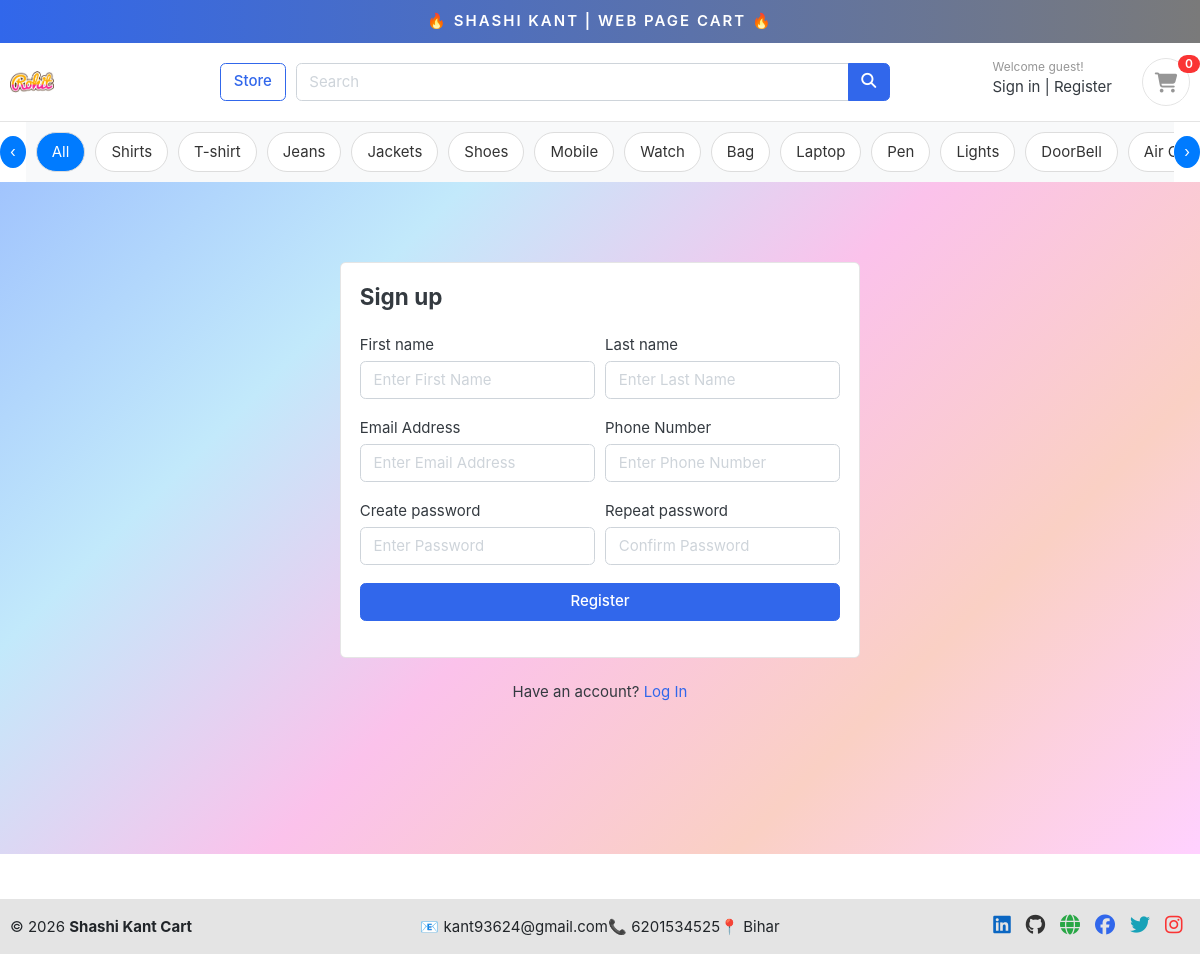
Page /accounts/register/ on the committed database.
### category/models.py (models this page shows, shortened)
class Category(models.Model):
    category_name = models.CharField(max_length=100,unique=True)
    slug = models.SlugField(max_length=100, unique=True)
    description = models.TextField(max_length=255,blank=True)
    cat_image = models.ImageField(upload_to='photos/categories', blank=True)
    class Meta:
        verbose_name = 'category'
        verbose_name_plural = 'categories'
    def get_url(self):
            return reverse("products_by_category",args=[self.slug])

### accounts/views.py (the view, shortened to what this page needs)
# urls.py: path('register/',views.register,name='register'),
def register(request):
    form = RegistrationForm()
    return render(request, 'accounts/register.html', {'form': form})

### accounts/forms.py (shortened to what this page needs)
class RegistrationForm(forms.ModelForm):
    password = forms.CharField(widget=forms.PasswordInput(attrs={
        'placeholder':'Enter Password',
        'class' : 'form-control',
    }))
    confirm_password = forms.CharField(widget=forms.PasswordInput(attrs={
        'placeholder':'Confirm Password'
    }))
    class Meta:
        model = Account
        fields = ['first_name', 'last_name', 'phone_number', 'email', 'password']
    def __init__(self, *args, **kwargs):
        super(RegistrationForm, self).__init__(*args, **kwargs)
        self.fields['first_name'].widget.attrs['placeholder'] = 'Enter First Name'
        self.fields['last_name'].widget.attrs['placeholder'] = 'Enter Last Name'
        self.fields['phone_number'].widget.attrs['placeholder'] = 'Enter Phone Number'
        self.fields['email'].widget.attrs['placeholder'] = 'Enter Email Address'
        for field in self.fields:
            self.fields[field].widget.attrs['class'] = 'form-control'

### carts/context_processors.py (called while the page is built)
def counter(request):
    cart_count = 0
    if 'admin' in request.path:
        return {}
    else:
        try:
            cart = Cart.objects.filter(cart_id=_cart_id(request))
            if request.user.is_authenticated:
                cart_items = CartItem.objects.all().filter(user=request.user)
            else:
                cart_items = CartItem.objects.all().filter(cart=cart[:1])
            for cart_item in cart_items:
                cart_count += cart_item.quantity
        except Cart.DoesNotExist:
            cart_count = 0
    return dict(cart_count=cart_count)

### carts/views.py (called while the page is built)
def _cart_id(request):
    if not request.session.session_key:
        request.session.create()
    return request.session.session_key

### category/context_processors.py (called while the page is built)
def menu_links(request):
    links = Category.objects.all()
    return dict(links=links)

### templates/accounts/register.html (shortened to what this page needs)
{% extends 'base.html' %}
{% block content %}
<section class="section-content padding-y"
style="min-height:84vh;
background: linear-gradient(135deg, #a1c4fd, #c2e9fb, #fbc2eb, #fad0c4, #ffd1ff);">
    <div class="card mx-auto" style="max-width:520px; margin-top:40px;">
      <article class="card-body">
        <header class="mb-4">
          <h4 class="card-title">Sign up</h4>
        </header>
        <form action="{% url 'register' %}" method="POST">
          <div class="form-row">
            <div class="col form-group">
              <label>First name</label>
                {{ form.first_name }}
            </div>
            <div class="col form-group">
              <label>Last name</label>
                {{ form.last_name}}
            </div>
          </div>
          <div class="form-row">
            <div class="form-group col-md-6">
              <label>Email Address</label>
                {{ form.email }}
            </div>
            <div class="form-group col-md-6">
              <label>Phone Number</label>
                {{form.phone_number}}
            </div>
          </div>
          <div class="form-row">
            <div class="form-group col-md-6">
              <label>Create password</label>
                {{ form.password }}
            </div>
            <div class="form-group col-md-6">
              <label>Repeat password</label>
                {{ form.confirm_password }}
            </div>
          </div>
          <div class="form-group">
            <button type="submit" class="btn btn-primary btn-block">
              Register
            </button>
          </div>
        </form>
      </article>
    </div>
    <p class="text-center mt-4">
      Have an account? <a href="{% url 'login' %}">Log In</a>
    </p>
    <br><br>
    </section>
{% endblock %}

### templates/includes/navbar.html (shortened to what this page needs)
{% load static %}
<div class="container-fluid" style="text-align:center;background-image: linear-gradient(to right, #3167EB , #7A7A7A);padding:10px;font-weight: 600;position:sticky;top:0;z-index:999;">
<a href="#" style="color: white;text-transform: uppercase;letter-spacing: 2px;"><span>&#x1F525</span> Shashi Kant  | Web Page Cart <span>&#x1F525</span></a>
</div>
<header class="section-header">
<section class="header-main border-bottom">
  <div class="container">
<div class="row align-items-center">
  <div class="col-lg-2 col-md-3 col-6">
    <a href="{% url 'home' %}" class="brand-wrap">
      <img class="logo" src="{% static 'images/items/102.jpg' %}">
    </a>
  </div>
  <a href="{% url 'store' %}" class="btn btn-outline-primary">Store</a>
  <div class="col-lg  col-md-6 col-sm-12 col">
    <form action="{% url 'search' %}" class="search" method='GET'>
      <div class="input-group w-100">
          <input type="text" class="form-control" style="width:60%;" placeholder="Search" name="keyword" required>
          <div class="input-group-append">
            <button class="btn btn-primary" type="submit">
              <i class="fa fa-search"></i>
            </button>
          </div>
        </div>
    </form>
  </div>
  <div class="col-lg-3 col-sm-6 col-8 order-2 order-lg-3">
        <div class="d-flex justify-content-end mb-3 mb-lg-0">
          {% if user.id is None %}
          <div class="widget-header">
            <small class="title text-muted">Welcome guest!</small>
            <div>
              <a href="{% url 'login' %}">Sign in</a> <span class="dark-transp"> | </span>
              <a href="{% url 'register' %}"> Register</a>
            </div>
          </div>
          {% endif %}
          <a href="{% url 'cart' %}" class="widget-header pl-3 ml-3">
            <div class="icon icon-sm rounded-circle border"><i class="fa fa-shopping-cart"></i></div>
            <span class="badge badge-pill badge-danger notify">{{cart_count}}</span>
          </a>
        </div>
      </div>
</div>
  </div>
</section>
<div class="cat-wrapper">
    <button class="scroll-btn left" onclick="scrollCat(-200)">‹</button>
    <div class="category-bar" id="catBar">
        <a href="{% url 'store' %}" class="cat-item active">All</a>
        {% for category in links %}
            <a href="{{ category.get_url }}" class="cat-item">
                {{ category.category_name }}
            </a>
        {% endfor %}
    </div>
    <button class="scroll-btn right" onclick="scrollCat(200)">›</button>
</div>
</header>

### ecommerce2/static/css/ui.css (style rules this page uses)
html { font-family: "Inter", sans-serif; font-size: 15px; }
.icon-xs, .icon-sm, .icon-md, .icon-lg { display: inline-block; text-align: center; flex-shrink: 0; flex-grow: 0; }
.icon-sm { width: 48px; height: 48px; line-height: 48px !important; font-size: 20px; }
.padding-y { padding-top: 40px; padding-bottom: 40px; }
article:after, .form-group:after { display: block; clear: both; content: ""; }
.header-main { position: relative; padding-top: 1rem; padding-bottom: 1rem; }
.brand-wrap .logo, .navbar-brand .logo { margin-right: 7px; max-height: 42px; display: inline-block; }
.widget-header { display: inline-block; vertical-align: middle; position: relative; }
.widget-header a { color: #343a40; }
.widget-header i { color: #969696; }
.widget-header .title { display: block; }
.widget-header .notify { position: absolute; top: -3px; right: -10px; }
.notify { position: absolute; top: -4px; right: -10px; display: inline-block; padding: 0.25em 0.6em; font-size: 12px; line-height: 1; text-align: center; border-radius: 3rem; color: #fff; background-color: #fa3434; }

### templates/includes/navbar.html (style rules this page uses)
.cat-wrapper { display: flex; align-items: center; overflow: hidden; }
.category-bar { display: flex; gap: 10px; padding: 10px; background: #f8f9fa; overflow-x: auto; white-space: nowrap; scroll-behavior: smooth; flex: 1; }
.category-bar { -ms-overflow-style: none; scrollbar-width: none; }
.cat-item { flex: 0 0 auto; text-decoration: none; background: #fff; padding: 8px 15px; border-radius: 20px; border: 1px solid #ddd; color: #333; transition: 0.3s; }
.cat-item.active { background: #007bff; color: #fff; }
.scroll-btn { border: none; background: #007bff; color: white; padding: 5px 10px; cursor: pointer; border-radius: 50%; }

### rows in the picture
Category: category_name "Shirts"
Category: category_name "T-shirt"
Category: category_name "Jeans"
Category: category_name "Jackets"
Category: category_name "Shoes"
Category: category_name "Mobile"
Category: category_name "Watch"
Category: category_name "Bag"
Category: category_name "Laptop"
Category: category_name "Pen"
Category: category_name "Lights"
Category: category_name "DoorBell"
Category: category_name "Air…"

### other values in the picture
{{ cart_count }} "0"
